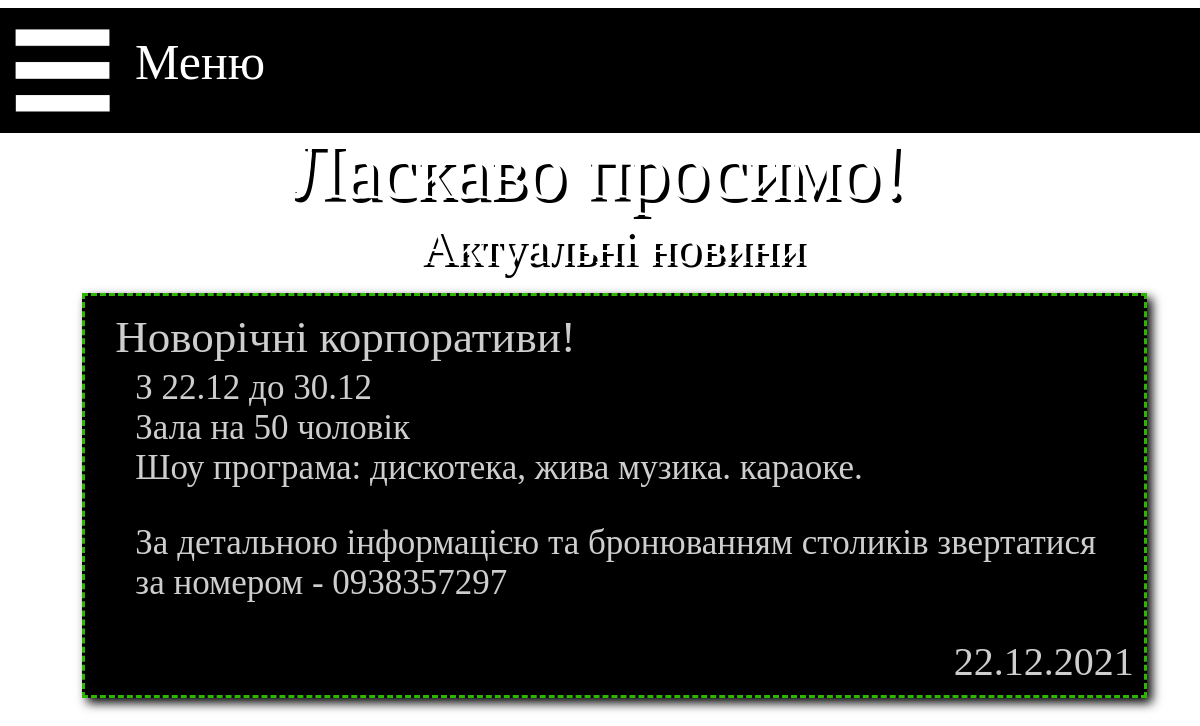
/sushi-main, run on the app's committed database.
### main/models.py (models this page shows, shortened)
class sushi_news(models.Model):
    name = models.CharField('Название новости', max_length=30)
    spec = models.TextField('Новость', max_length=300, blank=True)
    date = models.CharField('Дата', max_length=20, blank=True)
    class Meta:
        verbose_name = 'новость'
        verbose_name_plural = 'Новости суши'

### main/views.py (the view)
# urls.py: path('sushi-main', views.Sushi_main, name='sushi_main'),
def Sushi_main(request):
    n1 = sushi_news.objects.all()
    return render(request, 'main/sushi_main.html', {'news': n1})

### main/templates/main/sushi_main.html (shortened to what this page needs)
{% extends 'main/base_sushi.html' %}
{% load static %}
{% block content_top %}
<div class="t4" style="margin-left: 20px">
    Ласкаво просимо!
</div>
{% endblock %}
{% block content2 %}
<div class="mobile_news">
    <div class="t4" style="font-size: 50px; margin-top: 0px">Актуальнi новини</div>
    {% for el in news%}
    <br>
    <div class="news_block">
        <div class="news_block_name">{{el.name}}</div>
        <div class="news_block_spec">{{el.spec|linebreaks}}</div>
        <div class="news_block_date">{{el.date}}</div>
    </div>
    {% endfor%}
</div>
{% endblock %}

### main/static/css/style1.css (style rules this page uses)
.mobile_news { display: none; }
.body { background-image: url(storage/back1_1.png); background-size: 100%; margin-right: auto; margin-left: auto; }
.news_block { float:left; width: 90%; margin-left: 5%; background-color: black; margin-bottom: 20px; border: 3px dashed #2db500; box-shadow: 5px 5px 10px black; }
.news_block_name { margin-top: 5px; margin-left: 10px; float: left; width: 100%; font-family: Eastman; font-size: 20px; color: #cecece; }
.news_block_spec { margin-top: 5px; margin-left: 3%; float: left; width: 94%; font-family: Eastman; font-size: 16px; color: #cecece; }
.news_block_date { float: right; margin-right: 10px; margin-bottom: 10px; font-family: Eastman; font-size: 16px; color: #cecece; }
.t4 { margin-top: 30px; font-size: 80px; font-family: Eastman; color: white; text-align: center; text-shadow: 4px 4px black; }

### main/static/css/adaptive.css (style rules this page uses)
@media only screen and (max-width: 1200px) { .body { background-image: url(storage/back_sushi.png); } }
@media only screen and (max-width: 1200px) { .t4 { margin-top: 100px; } }
@media only screen and (max-width: 1200px) { .mobile_news { display: block; } }
@media only screen and (max-width: 1200px) { .news_block_date { font-size: 40px; } }
@media only screen and (max-width: 1200px) { .news_block_name { font-size: 45px; margin-left: 30px; margin-top: 15px; } }
@media only screen and (max-width: 1200px) { .news_block_spec { font-size: 35px; margin-left: 50px; margin-top: -30px; } }

### data on the page
sushi_news: name "Новорiчнi корпоративи!", spec "З 22.12 до 30.12 Зала на 50 чоловiк Шоу програма: дискотека, жива музика. караоке. За детальною iнформацiєю та бронюванням столикiв звертатися за номером - 0938357297", date "22.12.2021"
